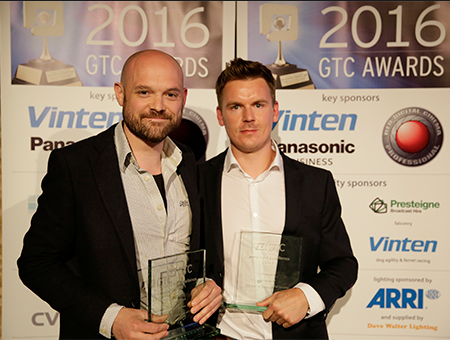
%> input picture 450x340 two man wearing black cote.png, 450 x 340 px
$ octave checking_histograms.m   (GNU Octave 9; MATLAB toolbox functions it lacks are replaced by stand-ins)
%> lines starting %> are read from the running program, lines starting %| are printed output that depends on the picture
%> further down, image is the input picture: size 340x450x3 uint8; mean R, G, B 143.8, 124.3, 106.4
### draw_histograms.m
function[]=draw_histograms(image,bin)
%> called with bin = 30
[~,~,com]=size(image);
%> com = 3
if(com>1)
    image=self_rgb2gray(image);
end
% h=imhist(image,bin)/numel(image);
h=imhist(image,bin);
horz=linspace(0,255,bin);
% axis([-30 255 0 30000]);
% set(gca,'xtick',0:20:255);
% set(gca,'ytick',0:10000:30000);
subplot(2,2,1),imhist(image,bin),title('imhist'),axis tight;
subplot(2,2,2),bar(horz,h),title('bar'),axis tight;
subplot(2,2,3),stem(horz,h,'m-d','fill'),title('stem'),axis tight;
subplot(2,2,4),plot(horz,h,'m-*'),title('plot'),axis tight;
end

### self_rgb2gray.m
function[out_image]=self_rgb2gray(in_image)
    original=in_image;
    [r c com]=size(original);
%> r = 340; c = 450; com = 3
    original1=double(original);
    bw=double(rand(r,c));
    for i=1:r
        for j=1:c
            bw(i,j)=original1(i,j,1)*0.3+original1(i,j,2)*0.59+original1(i,j,3)*0.11;
        end
    end
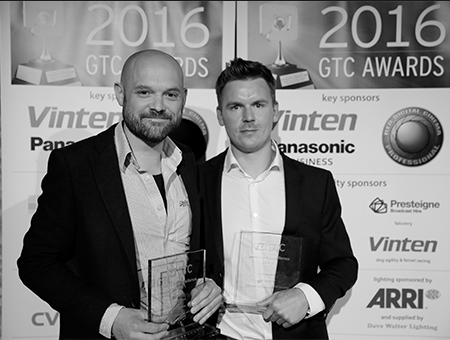
%> bw: size 340x450 double; min 0, max 255, mean 128.2
    out_image=uint8(bw);
end

### checking_histograms.m
image=imread('450x340 two man wearing black cote.png');
draw_histograms(image,30);
%> in draw_histograms, `h=imhist(image,bin);`: h = 30 values, max 16612 at index 2, min 21 at index 30, mean 5100
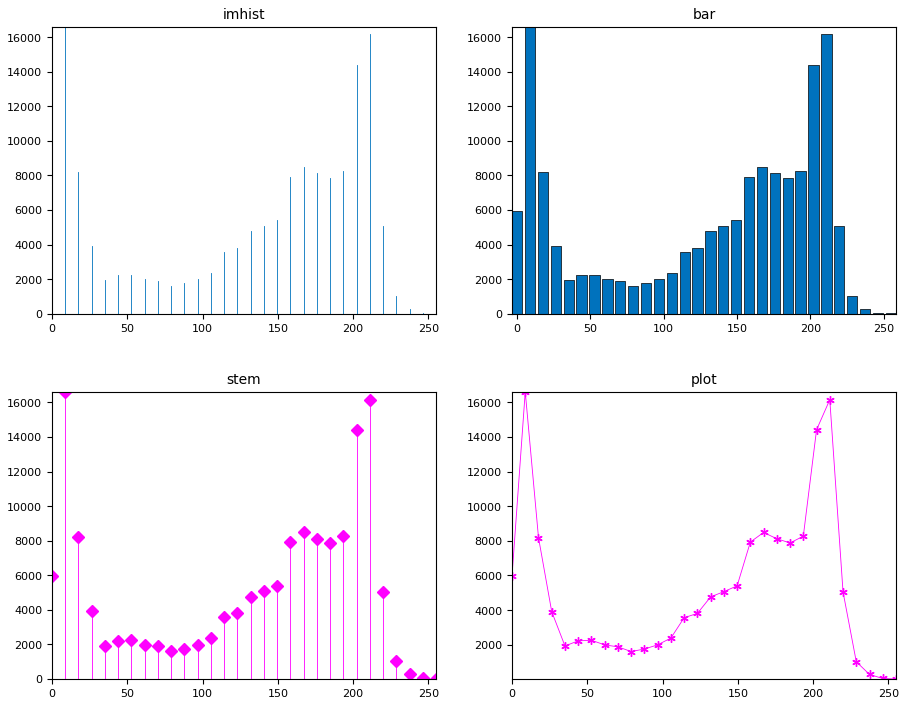
%> figure redrawn from the program's plot data, 4 panels; panel 1: highest point at x = 8.79, y = 16612; panel 2: tallest bar 16612 high, from x = 5.28 to 12.31

$ run again, with 225x310 wowed baby.png copied over 450x340 two man wearing black cote.png
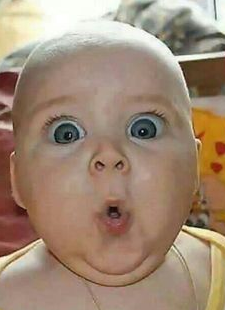
%> input picture 225x310 wowed baby.png, 225 x 310 px
%> image is the input picture: size 310x225x3 uint8; mean R, G, B 160.1, 137, 116.6
%> after the loop in self_rgb2gray, `for i=1:r`:
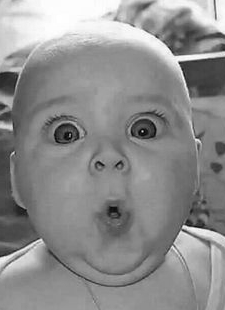
%> bw: size 310x225 double; min 0, max 255, mean 141.7
%> h = 30 values, max 13888 at index 17, min 1 at index 1, mean 2325
%> `draw_histograms(image,30);`:
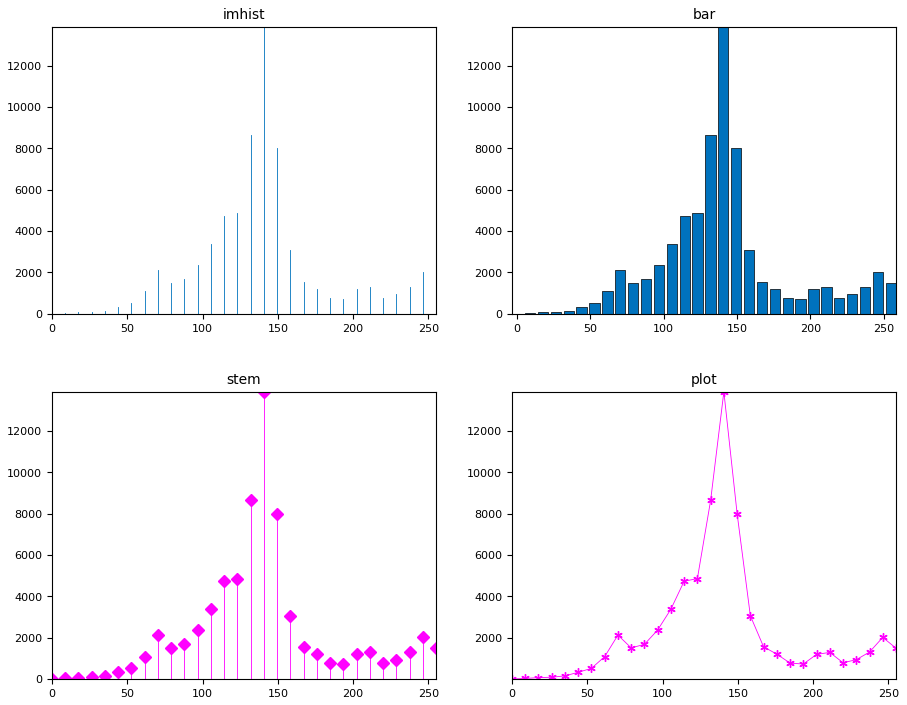
%> figure redrawn from the program's plot data, 4 panels; panel 1: highest point at x = 140.7, y = 13888; panel 2: tallest bar 13888 high, from x = 137.2 to 144.2

$ run again, with 255x175 coloured face.png copied over 450x340 two man wearing black cote.png
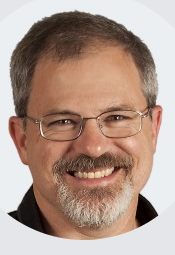
%> input picture 255x175 coloured face.png, 175 x 255 px
%> image is the input picture: size 255x175x3 uint8; mean R, G, B 176.8, 152.7, 140.5
%> after the loop in self_rgb2gray, `for i=1:r`:
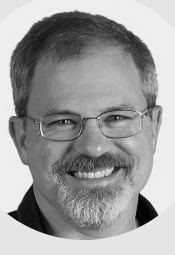
%> bw: size 255x175 double; min 1.2, max 247.1, mean 158.6
%> h = 30 values, max 9617 at index 28, min 0 at index 30, mean 1487.5
%> `draw_histograms(image,30);`:
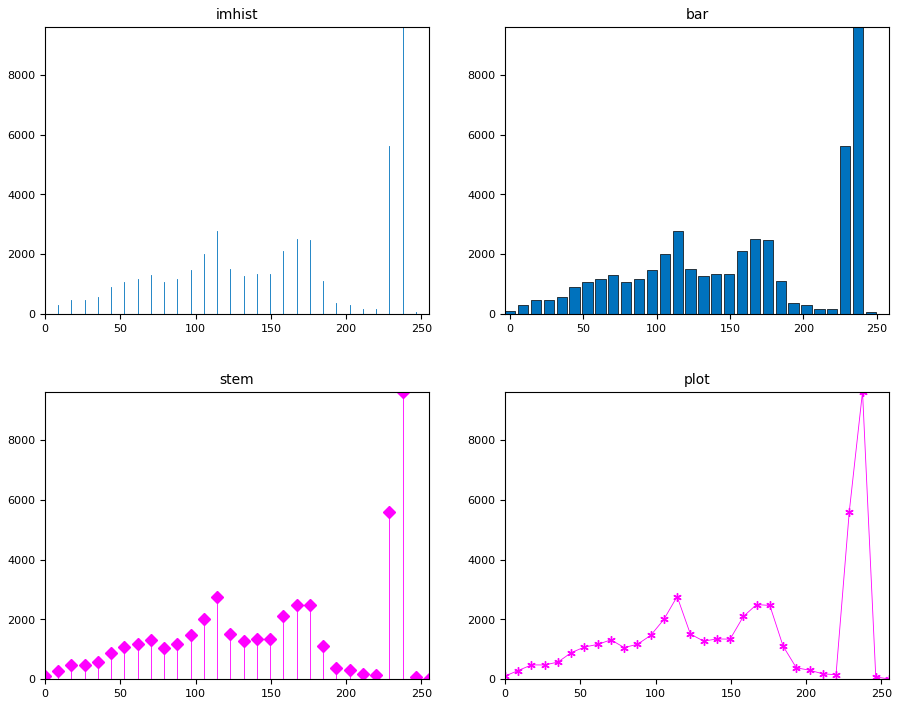
%> figure redrawn from the program's plot data, 4 panels; panel 1: highest point at x = 237.4, y = 9617; panel 2: tallest bar 9617 high, from x = 233.9 to 240.9
